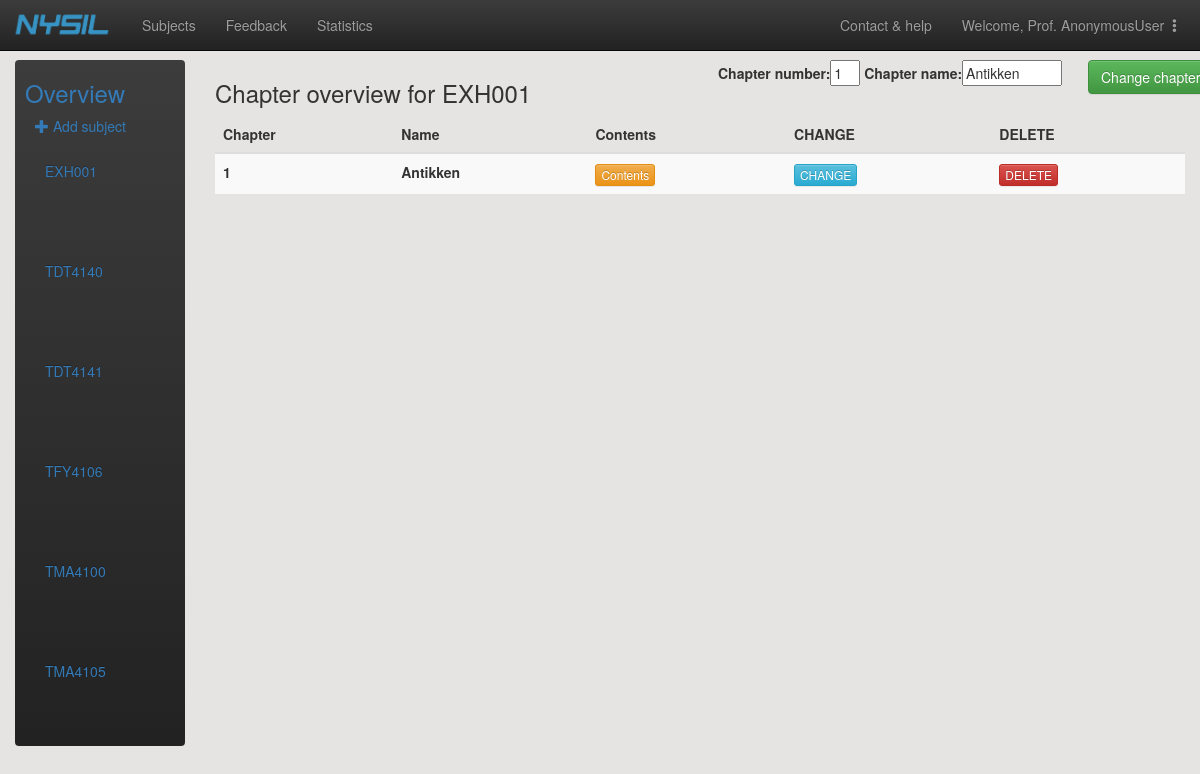
/adminpage/subjects/EXH001/change_chapter/11/, run on the app's committed database.
### main/models.py (models this page shows, shortened)
class Subject(models.Model):
    subject_code = models.CharField(max_length=20, primary_key=True) # primary key
    subject_name = models.CharField(max_length=30)
    professor_firstname = models.CharField(max_length=30)
    professor_lastname = models.CharField(max_length=30)
    professor_email = models.EmailField()
    class Meta:
        ordering = ['subject_code']
    def __str__(self):
        return self.subject_code
    def get_full_name(self):
        return self.professor_firstname + " " + self.professor_lastname
    get_full_name.short_description = 'Professor' # headline of professor-column in the admin-table

class Chapter(models.Model):
    class Meta:
        unique_together = ('subject', 'chapter_number') # handle the exception this may cause
        ordering = ['chapter_number']
    chapter_number = models.PositiveIntegerField(default = 0)
    chapter_name = models.CharField(max_length=30)
    subject = models.ForeignKey(Subject, on_delete=models.CASCADE) # to controll which subject the theme belongs to
    def get_number_and_name(self):
        return "Chapter" + str(self.chapter_number) + ": " + str(self.chapter_name)
    get_number_and_name.short_description = 'Chapter'

### adminpage/views.py (the view)
# urls.py: url(r'^subjects/(?P<subject_pk>[A-Za-z0-9]+)/change_chapter/(?P<chapter_pk>[A-Za-z0-9]+)/$', views.change_chapter, name='change_chapter'),
def change_chapter(request, subject_pk, chapter_pk):
    subject = Subject.objects.get(pk=subject_pk)
    subjects = Subject.objects.all()
    chapter = get_object_or_404(Chapter, pk=chapter_pk)
    form = ChapterForm(request.POST or None, instance=chapter)
    context = {'subject': subject, 'subjects': subjects, 'form': form, 'chapter': chapter}
    if form.is_valid():
        instance = form.save(commit=False)
        instance.save()
        return HttpResponseRedirect(reverse('adminpage:chapter_overview', args=(subject_pk,)))
    return render(request, 'adminpage/change_chapter.html', context)

### adminpage/forms.py
class ChapterForm(forms.ModelForm):
    class Meta:
        model = Chapter
        fields = ['chapter_number','chapter_name']

### adminpage/templates/adminpage/change_chapter.html
{% extends 'adminpage/chapter_overview.html' %}
{% block chapter %}
    <form method="POST" action=""> {% csrf_token %}
        <div style="float: right; width: 370px" class="chapterBox">
          {{ form.as_table }}
        </div>
        <input class="btn btn-large btn-success" type="submit" value="Change chapter"/>
    </form>
{% endblock %}

### adminpage/templates/adminpage/chapter_overview.html (shortened to what this page needs)
{% extends 'adminpage/subject_overview.html' %}
{% block extension %}
<div class="col-md-10">
    <div style ="width:90%">
        <div style="float: left; width: 50%">
            <h3> Chapter overview for {{ subject }} </h3>
        </div>
        <div style="float: right; width: 0%">
            {% block chapter %}{% endblock %}
        </div>
    </div>
    <table class="table table-striped">
        <thead>
            <tr>
                <th>Chapter</th>
                <th>Name</th>
                <th>Contents</th>
                <th>CHANGE</th>
                <th>DELETE</th>
            </tr>
        </thead>
        <tbody>
            {% for chapter in subject.chapter_set.all %}
                <tr>
                    <th scope="row">{{ chapter.chapter_number }}</th>
                    <th scope="row">{{ chapter.chapter_name }}</th>
                    <td><div><a class="btn btn-xs btn-warning" href="{% url 'adminpage:exercise_overview' chapter_pk=chapter.pk subject_pk=subject.pk %}">Contents</a></div></td>
                    <td><div><a class="btn btn-xs btn-info" href="{% url 'adminpage:change_chapter' subject_pk=subject.pk chapter_pk=chapter.pk %}">CHANGE</a></div></td>
                    <td><div><a class="btn btn-xs btn-danger" href="{% url 'adminpage:delete_chapter' subject_pk=subject.pk chapter_pk=chapter.pk %}">DELETE</a></div></td>
                </tr>
            {% endfor%}
        </tbody>
    </table>
</div>
{% endblock%}

### adminpage/templates/adminpage/subject_overview.html (shortened to what this page needs)
{% extends 'adminpage/admin_header.html' %}
{% load static %}
{% block content %}
    <div class="container-fluid">
      <div class="row">
        <div class="col-sm-3 col-md-2 sidebar">
          <ul class="nav nav-sidebar navbar-inverse">
              <li ><p id="id_fagoversikt"><h3 id="id_fagoversikt_text" style="color:#337AB7;margin-left:10px">Overview</h3><span class="sr-only">(current)</span></p></li>
              <p class="center-large" style="margin-left:20px"><a href="{% url 'adminpage:new_subject' %}"><span class="glyphicon glyphicon-plus"></span>  Add subject</a></p>
              {% block subjects %}
                {% for subject in subjects %}
                <div class="collapse navbar-collapse" id="id_subject_overview_menu">
                    <ul class="nav navbar-nav navbar-left" style="width:120px">
                      <li style="float:left">
                          <a href="{% url 'adminpage:chapter_overview' subject_pk=subject.pk %}" style="color:#337AB7;width:150px">
                              {{ subject }}
                          </a>
                      </li>
                    </ul>
                    <ul class="nav navbar-nav navbar-right" id="id_nav_drop" style="width:-10px">
                        <li class="dropdown">
                        </li>
                    </ul>
                 </div>
                {% endfor %}
              {% endblock %}
          </ul>
        </div>
    {% block extension %}{% endblock %}
</div>
</div>
{% endblock%}

### adminpage/static/adminpage/css/customize.css (style rules this page uses)
#id_chapter_number { width:30px; }
#id_chapter_name { width:100px; }

### data on the page
Subject: subject_code "EXH001"
Subject: subject_code "TDT4140"
Subject: subject_code "TDT4141"
Subject: subject_code "TFY4106"
Subject: subject_code "TMA4100"
Subject: subject_code "TMA4105"
Chapter: chapter_number "1", chapter_name "Antikken"

### other printed values
{{ user }} "AnonymousUser"
